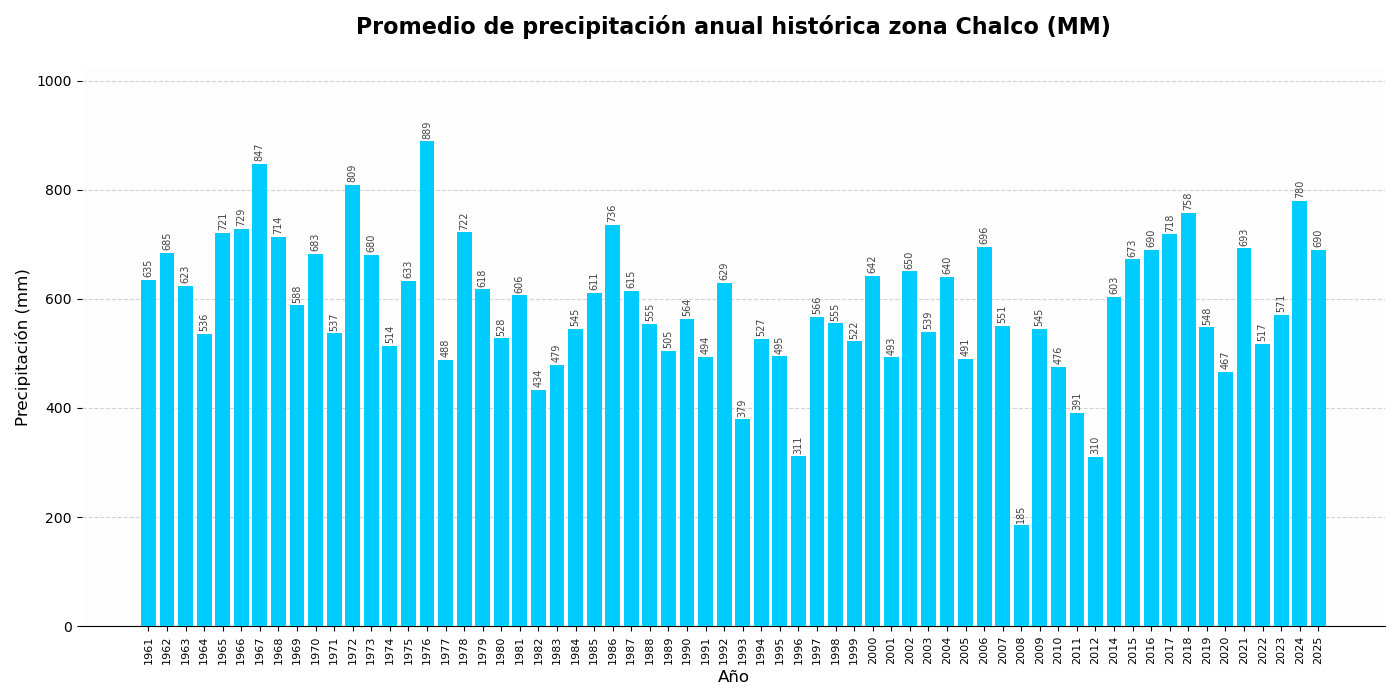

This figure's Python source:
# Grafica_mm_anual_historica.py
import pandas as pd
import matplotlib.pyplot as plt

# Cargar datos
df = pd.read_csv('Datos_Mensuales_mm_validados.csv')

# Filtrar y limpiar
# Convertimos AÑO a string para que Matplotlib lo trate como etiqueta y no como escala numérica
df_anual = df[pd.to_numeric(df['AÑO'], errors='coerce').notnull()].copy() # Filtrar filas con años numéricos
df_anual['AÑO_STR'] = df_anual['AÑO'].astype(str) # Nueva columna para etiquetas

# Configurar la figura
plt.figure(figsize=(14, 7)) # Tamaño de la figura
plt.rcParams['axes.facecolor'] = "#fdfdfdef" # Fondo ligeramente gris para resaltar barras

# Crear la gráfica de barras
# Al usar 'AÑO_STR', Python los pega uno tras otro sin dejar huecos por números faltantes
columna_datos = 'ACUMULACION (mm)' # Columna con los datos de precipitación anual
bars = plt.bar(df_anual['AÑO_STR'], df_anual[columna_datos], color='#00CCFF', zorder=3) # Barras azules

# Etiquetas de valor (verticales)
for bar in bars: # Iterar sobre cada barra
    yval = bar.get_height() # Altura de la barra
    if yval > 0: # Solo si el valor es mayor que 0
        plt.text(bar.get_x() + bar.get_width()/2, yval + 5, f'{yval:.0f}', 
                 va='bottom', ha='center', rotation=90, fontsize=7, color='#444444') # Etiqueta encima de la barra

# Configuración visual
ax = plt.gca() # Obtener el eje actual
ax.spines[['top', 'right', 'left']].set_visible(False) # Quitar bordes innecesarios
ax.grid(axis='y', linestyle='--', alpha=0.4, color='#969696FF', zorder=0) # Líneas de cuadrícula horizontales
ax.grid(axis='x', visible=False) # Quitar líneas verticales

# Configurar Ejes
plt.title('Promedio de precipitación anual histórica zona Chalco (MM)', fontsize=16, fontweight='bold', pad=25) # Título
plt.ylabel('Precipitación (mm)', fontsize=12) # Etiqueta del eje Y
plt.xlabel('Año', fontsize=12) # Etiqueta del eje X
plt.xticks(rotation=90, fontsize=8) # Rotar etiquetas del eje X
plt.ylim(0, df_anual[columna_datos].max() * 1.15) # Ajustar límites de Y para que quepan los números

# Ajuste final
plt.tight_layout() # Ajustar el diseño para evitar recortes
plt.savefig('Grafica_mm_anual_historica.png') # Guardar la gráfica
plt.figtext(0.5, 0.01, "* El año 2013 no cuenta con registros verificados.", 
            ha="center", fontsize=8, color="red", style='italic') # Nota al pie
plt.show() # Mostrar la gráfica